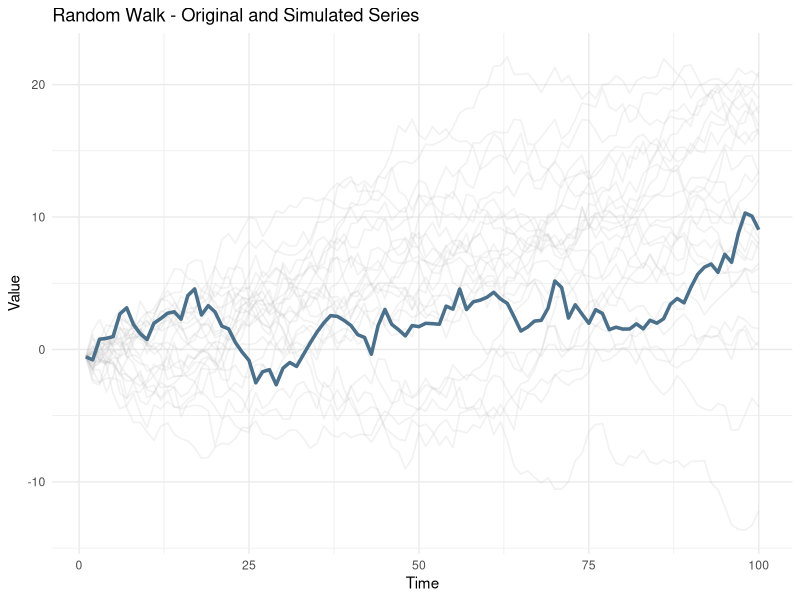

Write R code to recreate this figure.

# tRciks - data science scripts - time series

# -----------------------------------------------------------------------
# Generate a random time series based in a original one based in
# random alk models

# GitHub: @jmenblaz

#--------------------------------------------------------------------------

# load packages
library(tidyr)
library(ggplot2)

##  load a temporal serie or create a new for example
# Serie temporal original
# Original time series
set.seed(123)
# rnorm(X, mean= 0, sd = 1) - X number lenght of the time series

original_series <- cumsum(rnorm(100, mean = 0, sd = 1))  # Example of an original series

# 1. Calculate the increments steps of the original series
#    Calcula los incrementos entre pasos de la serie original
increments <- diff(original_series)

# 2. Fit a distribution (assuming normality by default)
#    Ajusta una distribución (por defecto, asumiremos normalidad)
mean_inc <- mean(increments)
sd_inc <- sd(increments)

# 3. Generate new simulated series function() based in randome walk
#    Genera una nueva serie simulada function() basadas in random walk
simulate_random_walk <- function(n, start_value, mean, sd) {
  simulated_increments <- rnorm(n - 1, mean = mean, sd = sd)  # Generate random increments
  series <- cumsum(c(start_value, simulated_increments))      # Cumulative random walk
  return(series)
}


# 4. Number of simulated series
#    Numero de simulaciones para crear
num_simulations <- 25  # Change this value as needed

# lenght of the series and star value (from original serie)
n <- length(original_series)
start_value <- original_series[1]


# 5. Generate simulated series
#    Generar simulaciones
simulated_series <- replicate(num_simulations, simulate_random_walk(n, start_value, mean_inc, sd_inc))

# 6. Convert to data.frame for ggplot
#    convertir a data.frame para visualizar
sim_df <- as.data.frame(simulated_series)
colnames(sim_df) <- paste0("simulated_", 1:num_simulations)
# add time position and original serie
sim_df$time <- 1:n
sim_df$original <- original_series



# 7. Plot -------------------------------------------------------------------- 
# Transform to long format for ggplot
df_long <- pivot_longer(sim_df, cols = -time, names_to = "series", values_to = "value")

# Visualize with ggplot
ggplot(df_long, aes(x = time, y = value, group = series)) +
  # Simulated series in gray with transparency
  geom_line(data = subset(df_long, grepl("simulated_", series)),
            aes(color = "simulated"), alpha = 0.2, size = 0.6) +
  # Original series in sky blue
  geom_line(data = subset(df_long, series == "original"),
            aes(color = "original"), size = 1.2) +
  scale_color_manual(values = c("original" = "skyblue4", "simulated" = "grey")) +
  # Theme
  theme_minimal() +
  labs(title = "Random Walk - Original and Simulated Series",
       x = "Time", y = "Value") +
  theme(legend.position = "none")  # Hide legend if not needed

